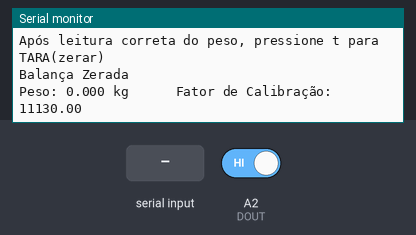
Bench run of a sketch on a simulated Particle Photon. On the bench: the last lines printed to the serial monitor. The inputs (shaded band) are chosen by the test bench; at power-on: A2 (DOUT) HIGH.

Above: at 11.2 s.
11.3 s: A2 (DOUT) driven LOW
At 11.9 s:
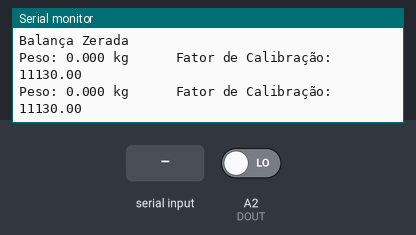
13.5 s: "+" received over Serial
At 13.9 s:
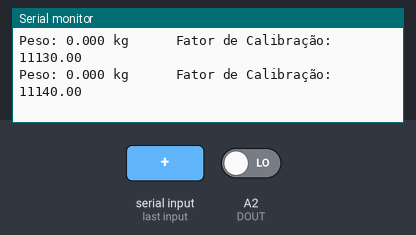
15.0 s: "a" received over Serial
At 15.4 s:
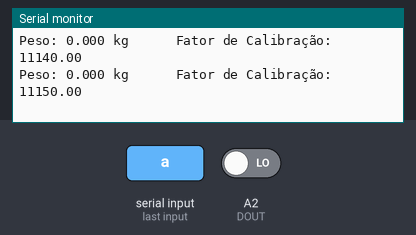
16.5 s: A2 (DOUT) driven HIGH
At 17.3 s:
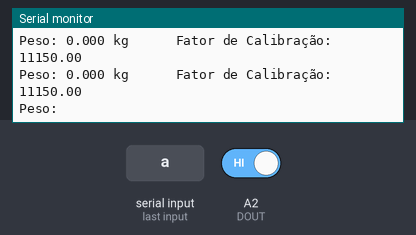
Timing chart, 0 to 19.0 s (numbered marks = the images above; inputs shaded):
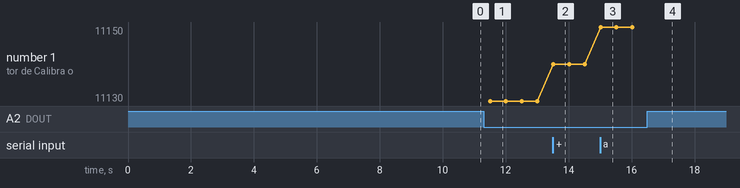

The sketch:

balanca_IoT_V3_CALIBRA.ino
```cpp
// Arquivo inicial balanca_IoT_V3_CALIBRA
// Autor: Luiz C M Oliveira
// Teste do programa de calibração da balanca. NÃO FUNCIONOU com o particle photon. Deve ser aprimorado
// Outubro de 2020


// This #include statement was automatically added by the Particle IDE.
#include <HX711ADC.h>

/* Programa para Calibração do HX711
  Blog Eletrogate - https://blog.eletrogate.com/balanca-digital-com-arduino-aprenda-a-usar-a-celula-de-carga
  Arduino UNO - IDE 1.8.5 - Modulo HX711 - celulas de Carga 50 Kg
  Gustavo Murta   17/abril/2019
  Biblioteca https://github.com/bogde/HX711
  Baseado em https://www.hackster.io/MOHAN_CHANDALURU/hx711-load-cell-amplifier-interface-with-arduino-fa47f3
*/

#define DOUT  A2                      // HX711 DATA OUT = pino A0 do Arduino
#define CLK  A3                       // HX711 SCK IN = pino A1 do Arduino

//Initialize scale
HX711ADC scale(DOUT,CLK);             // define instancia balança HX711

float calibration_factor = 11130;     // fator de calibração para teste inicial

void setup()
{
  Serial.begin(9600);            // monitor serial 9600 Bps
  scale.begin();
  //balanca.begin(DOUT, CLK);      // inicializa a balança
  Serial.println();              // salta uma linha
  Serial.println("HX711 - Calibracao da Balança");                 // imprime no monitor serial
  Serial.println("Remova o peso da balanca");
  Serial.println("Depois que as leituras começarem, coloque um peso conhecido sobre a Balança");
  Serial.println("Pressione a,s,d,f para aumentar Fator de Calibração por 10,100,1000,10000 respectivamente");
  Serial.println("Pressione z,x,c,v para diminuir Fator de Calibração por 10,100,1000,10000 respectivamente");
  Serial.println("Após leitura correta do peso, pressione t para TARA(zerar) ");

  scale.set_scale();//Calibrates scale (See calibration instructions)
  //balanca.set_scale();                                             // configura a escala da Balança
  zeraBalanca ();                                                  // zera a Balança
}

void zeraBalanca ()
{
  Serial.println();                                               // salta uma linha
  scale.tare();                                                 // zera a Balança
  Serial.println("Balança Zerada ");
}

void loop()
{
  //balanca.set_scale(calibration_factor);                     // ajusta fator de calibração
  scale.set_scale(calibration_factor);                          //Calibrates scale (See calibration instructions)
  Serial.print("Peso: ");                                       // imprime no monitor serial
  Serial.print(scale.get_units(), 3);                         // imprime peso da balança com 3 casas decimais
  Serial.print(" kg");
  Serial.print("      Fator de Calibração: ");               // imprime no monitor serial
  Serial.println(calibration_factor);                        // imprime fator de calibração
  delay(500) ;                                               // atraso de 0,5 segundo

  if (Serial.available())                                    // reconhece letra para ajuste do fator de calibração
  {
    char temp = Serial.read();
    if (temp == '+' || temp == 'a')                // a = aumenta 10
      calibration_factor += 10;
    else if (temp == '-' || temp == 'z')           // z = diminui 10
      calibration_factor -= 10;
    else if (temp == 's')                          // s = aumenta 100
      calibration_factor += 100;
    else if (temp == 'x')                          // x = diminui 100
      calibration_factor -= 100;
    else if (temp == 'd')                          // d = aumenta 1000
      calibration_factor += 1000;
    else if (temp == 'c')                          // c = diminui 1000
      calibration_factor -= 1000;
    else if (temp == 'f')                          // f = aumenta 10000
      calibration_factor += 10000;
    else if (temp == 'v')                          // v = dimuni 10000
      calibration_factor -= 10000;
    else if (temp == 't') zeraBalanca ();          // t = zera a Balança
  }
}
```

HX711ADC.h
```cpp
#pragma once

#if defined(PARTICLE)
#  include <Particle.h>
#else
#  if ARDUINO >= 100
#    include "Arduino.h"
#  else
#    include "WProgram.h"
#  endif
#endif
#include <math.h>

class HX711ADC
{
	private:
		byte PD_SCK;	// Power Down and Serial Clock Input Pin
		byte DOUT;		// Serial Data Output Pin
		byte GAIN;		// amplification factor
		long OFFSET = 0;	// used for tare weight
		float SCALE = 1;	// used to return weight in grams, kg, ounces, whatever

	public:
		// define clock and data pin, channel, and gain factor
		// channel selection is made by passing the appropriate gain: 128 or 64 for channel A, 32 for channel B
		// gain: 128 or 64 for channel A; channel B works with 32 gain factor only
		HX711ADC(byte dout, byte pd_sck, byte gain = 128);

		HX711ADC();

		virtual ~HX711ADC();

		// Allows to set the pins and gain later than in the constructor

    void begin();
		void begin(byte dout, byte pd_sck, byte gain = 128);

		// check if HX711 is ready
		// from the datasheet: When output data is not ready for retrieval, digital output pin DOUT is high. Serial clock
		// input PD_SCK should be low. When DOUT goes to low, it indicates data is ready for retrieval.
		inline bool is_ready() { return !digitalRead(DOUT); };

		// set the gain factor; takes effect only after a call to read()
		// channel A can be set for a 128 or 64 gain; channel B has a fixed 32 gain
		// depending on the parameter, the channel is also set to either A or B
		void set_gain(byte gain = 128);

		// waits for the chip to be ready and returns a reading (1sec default timeout)
		long read(time_t timeout = 1000);

		// returns an average reading; times = how many times to read
		long read_average(byte times = 10);

		// returns (read_average() - OFFSET), that is the current value without the tare weight; times = how many readings to do
		double get_value(byte times = 1);

		// returns get_value() divided by SCALE, that is the raw value divided by a value obtained via calibration
		// times = how many readings to do
		float get_units(byte times = 1);

		// set the OFFSET value for tare weight; times = how many times to read the tare value
		void tare(byte times = 10);

		// set the SCALE value; this value is used to convert the raw data to "human readable" data (measure units)
		void set_scale(float scale = 1.f);

		// get the current SCALE
		float get_scale();

		// set OFFSET, the value that's subtracted from the actual reading (tare weight)
		void set_offset(long offset = 0);

		// get the current OFFSET
		long get_offset();

		// puts the chip into power down mode
		void power_down();

		// wakes up the chip after power down mode
		void power_up();

#if defined(PARTICLE)
    // to keep the Particle cloud happy when the library blocks
    inline void yield() { Particle.process(); };
#endif
};
```

Measured:
- after the input at 11.3 s, the serial monitor: prints a new line after 0.20 s (image 1)
- after the input at 13.5 s, the serial monitor: prints a new line at once (image 2)
- after the input at 15.0 s, the serial monitor: prints a new line at once (image 3)
- after the input at 16.5 s, the serial monitor: prints a new line at once (image 4)
- plotted number 1: 11130 → 11140 after the input at 13.5 s, 11140 → 11150 after the input at 15.0 s
